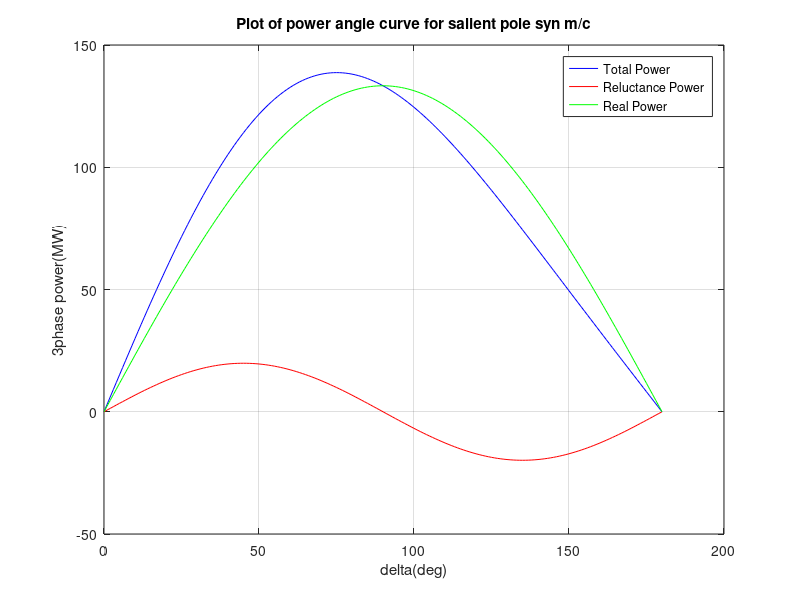

Write MATLAB code to recreate this figure.
clc
clear

p = 48;
pf = 0.8;
vt = 34.64;
xd = 13.5;
xq = 9.333;
vt_ph = vt * 1000 / sqrt(3);
pf_a = acos(pf);
q = p * tan(pf_a);
I = (p - 1j * q) * 1000000 / (3 * vt_ph);
delta = 0:1:180;
delta_rad = delta * (pi / 180);

figure; % Create a new figure

if xd == xq
    % non-salient pole sync motor
    ef = vt_ph + (1j * I * xq);
    efmag = abs(ef);
    reg = ((efmag - abs(vt_ph)) / abs(vt_ph)) * 100;
    power_non = 3 * efmag * vt_ph * sin(delta_rad) / xd;
    plot(delta, power_non);
    xlabel('delta(deg)');
    ylabel('3phase power(MW)');
    title('Plot of power angle curve for non-salient pole syn m/c');
    legend('Non-salient power');
    grid on;
end

if xd ~= xq
    % salient pole motor
    del = atan((xq * abs(I) * pf) / (vt_ph + xq * abs(I) * sin(pf_a)));
    theta = del + pf_a;
    id_mag = abs(I) * sin(theta);
    ef_mag = vt_ph * cos(del) + id_mag * xd;
    reg = ((ef_mag - abs(vt_ph)) / abs(vt_ph)) * 100;
    real_p = ((ef_mag * vt_ph * sin(delta_rad) / xd) * 3) / 10^6;
    reluct_p = (vt_ph^2 * (xd - xq) * sin(2 * delta_rad) / (2 * xd * xq)) * 3 / 10^6;
    power_salient = real_p + reluct_p;
    
    figure; % Create another new figure
    plot(delta, power_salient, 'b', 'DisplayName', 'Total Power');
    hold on;
    plot(delta, reluct_p, 'r', 'DisplayName', 'Reluctance Power');
    hold on;
    plot(delta, real_p, 'g', 'DisplayName', 'Real Power');
    xlabel('delta(deg)');
    ylabel('3phase power(MW)');
    title('Plot of power angle curve for salient pole syn m/c');
    legend('Total Power', 'Reluctance Power', 'Real Power');
    grid on;
end
